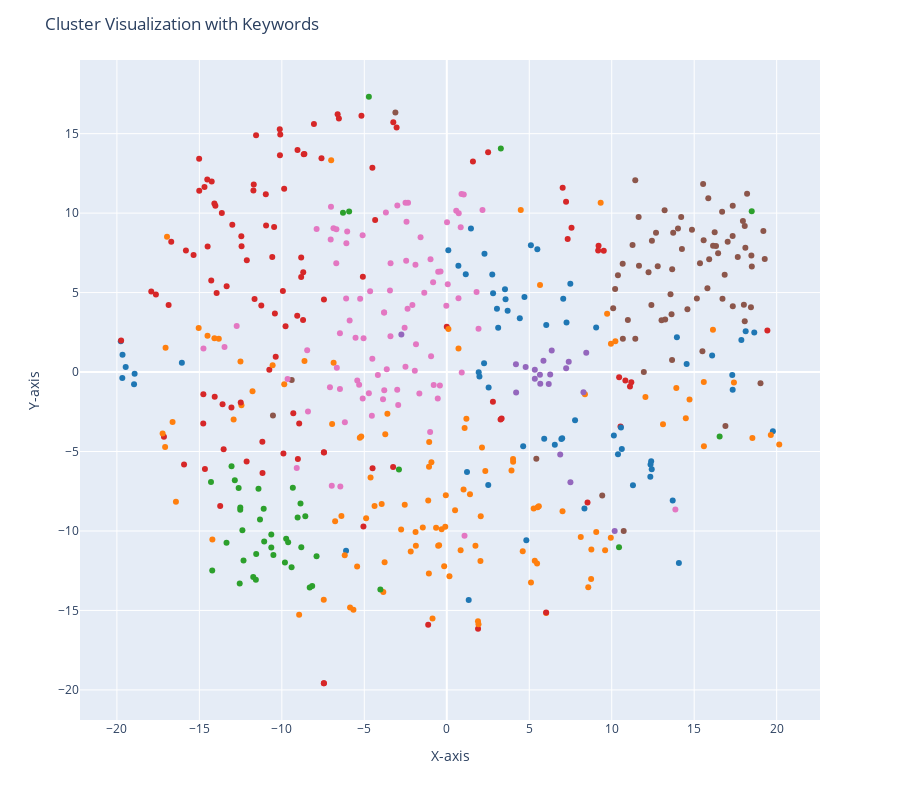

Notebook source saved alongside this figure:
### Code cell
# Define a custom color palette
custom_palette = ['#1f77b4', '#ff7f0e', '#2ca02c', '#d62728', '#9467bd', '#8c564b', '#e377c2']  # Example palette, you can define your own

# Plot with seaborn using the custom palette
sns.scatterplot(X_embedded[:,0], X_embedded[:,1], hue=y_pred, legend='full', palette=custom_palette)
plt.title('Clustering with Kmeans Labels')
plt.show()

# Assign colors to clusters for Plotly
cluster_colors = {cluster: custom_palette[i] for i, cluster in enumerate(sorted(set(y_pred)))}

# Convert cluster labels to colors for Plotly
plotly_colors = [cluster_colors[cluster] for cluster in y_pred]

# Plot with Plotly
fig = px.scatter(df, x=X_embedded[:,0], y=X_embedded[:,1], color=y_pred, 
                 hover_data={'generated keywords': True, 'Filename': True},
                 color_discrete_sequence=custom_palette)

fig.update_traces(marker=dict(color=plotly_colors))

fig.update_layout(
    title='Cluster Visualization with Keywords',
    xaxis_title='X-axis',
    yaxis_title='Y-axis',
    hovermode='closest',
    width=900,
    height=800
)
fig.update_traces(hoverlabel=dict(font=dict(size=10)))
# Show the plot
fig.show()

### Figure 1 — Plotly figure (JSON) as saved in the notebook; plotly's stock layout.template omitted (floating-point values rounded to 4 significant figures; data arrays with more than 128 entries replaced by an {"elided": "..."} marker saying what was removed)
{"data": [{"customdata": {"elided": "500x2 str values"}, "hoverlabel": {"font": {"size": 10}}, "hovertemplate": "x=%{x}<br>y=%{y}<br>generated keywords=%{customdata[0]}<br>Filename=%{customdata[1]}<br>color=%{marker.color}<extra></extra>", "legendgroup": "", "marker": {"color": {"elided": "500 str values"}, "coloraxis": "coloraxis", "symbol": "circle"}, "mode": "markers", "name": "", "orientation": "v", "showlegend": false, "type": "scatter", "x": {"elided": "500 float values"}, "xaxis": "x", "y": {"elided": "500 float values"}, "yaxis": "y"}], "layout": {"coloraxis": {"colorbar": {"title": {"text": "color"}}, "colorscale": [[0, "#0d0887"], [0.1111, "#46039f"], [0.2222, "#7201a8"], [0.3333, "#9c179e"], [0.4444, "#bd3786"], [0.5556, "#d8576b"], [0.6667, "#ed7953"], [0.7778, "#fb9f3a"], [0.8889, "#fdca26"], [1, "#f0f921"]]}, "height": 800, "hovermode": "closest", "legend": {"tracegroupgap": 0}, "margin": {"t": 60}, "title": {"text": "Cluster Visualization with Keywords"}, "width": 900, "xaxis": {"anchor": "y", "domain": [0, 1], "title": {"text": "X-axis"}}, "yaxis": {"anchor": "x", "domain": [0, 1], "title": {"text": "Y-axis"}}}}
